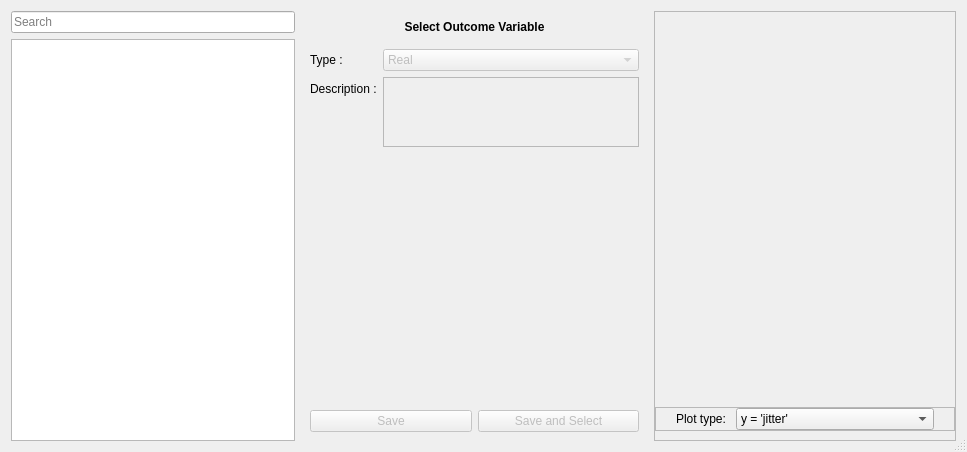
<?xml version="1.0" encoding="UTF-8"?>
<ui version="4.0">
 <class>SelectOutcomeMPDialog</class>
 <widget class="QDialog" name="SelectOutcomeMPDialog">
  <property name="windowModality">
   <enum>Qt::ApplicationModal</enum>
  </property>
  <property name="geometry">
   <rect>
    <x>0</x>
    <y>0</y>
    <width>967</width>
    <height>452</height>
   </rect>
  </property>
  <property name="windowTitle">
   <string>Select Outcome Variable</string>
  </property>
  <property name="locale">
   <locale language="English" country="UnitedStates"/>
  </property>
  <property name="sizeGripEnabled">
   <bool>true</bool>
  </property>
  <property name="modal">
   <bool>true</bool>
  </property>
  <layout class="QHBoxLayout" name="horizontalLayout">
   <item>
    <widget class="QFrame" name="frame_3">
     <property name="frameShape">
      <enum>QFrame::NoFrame</enum>
     </property>
     <property name="frameShadow">
      <enum>QFrame::Raised</enum>
     </property>
     <layout class="QVBoxLayout" name="verticalLayout_2">
      <property name="leftMargin">
       <number>0</number>
      </property>
      <property name="topMargin">
       <number>0</number>
      </property>
      <property name="rightMargin">
       <number>0</number>
      </property>
      <property name="bottomMargin">
       <number>0</number>
      </property>
      <item>
       <widget class="QLineEdit" name="search_box">
        <property name="placeholderText">
         <string>Search</string>
        </property>
       </widget>
      </item>
      <item>
       <widget class="QTableView" name="tableView">
        <property name="minimumSize">
         <size>
          <width>100</width>
          <height>0</height>
         </size>
        </property>
        <attribute name="horizontalHeaderStretchLastSection">
         <bool>true</bool>
        </attribute>
       </widget>
      </item>
     </layout>
    </widget>
   </item>
   <item>
    <widget class="QFrame" name="frame">
     <property name="minimumSize">
      <size>
       <width>340</width>
       <height>0</height>
      </size>
     </property>
     <property name="frameShape">
      <enum>QFrame::NoFrame</enum>
     </property>
     <property name="frameShadow">
      <enum>QFrame::Raised</enum>
     </property>
     <layout class="QVBoxLayout" name="verticalLayout" stretch="0,1,2,0">
      <property name="leftMargin">
       <number>0</number>
      </property>
      <property name="rightMargin">
       <number>0</number>
      </property>
      <property name="bottomMargin">
       <number>0</number>
      </property>
      <item>
       <widget class="QLabel" name="var_name">
        <property name="maximumSize">
         <size>
          <width>16777215</width>
          <height>23</height>
         </size>
        </property>
        <property name="font">
         <font>
          <weight>75</weight>
          <bold>true</bold>
         </font>
        </property>
        <property name="text">
         <string>Select Outcome Variable</string>
        </property>
        <property name="alignment">
         <set>Qt::AlignHCenter|Qt::AlignTop</set>
        </property>
       </widget>
      </item>
      <item>
       <widget class="QFrame" name="frame_2">
        <property name="frameShape">
         <enum>QFrame::NoFrame</enum>
        </property>
        <property name="frameShadow">
         <enum>QFrame::Raised</enum>
        </property>
        <layout class="QFormLayout" name="formLayout">
         <item row="0" column="0">
          <widget class="QLabel" name="label_2">
           <property name="text">
            <string>Type :</string>
           </property>
           <property name="buddy">
            <cstring>var_type_combo</cstring>
           </property>
          </widget>
         </item>
         <item row="0" column="1">
          <widget class="QComboBox" name="var_type_combo">
           <property name="enabled">
            <bool>false</bool>
           </property>
           <item>
            <property name="text">
             <string>Real</string>
            </property>
           </item>
           <item>
            <property name="text">
             <string>Nominal</string>
            </property>
           </item>
          </widget>
         </item>
         <item row="1" column="0">
          <widget class="QLabel" name="label">
           <property name="text">
            <string>Description :</string>
           </property>
           <property name="buddy">
            <cstring>var_description</cstring>
           </property>
          </widget>
         </item>
         <item row="1" column="1">
          <widget class="QPlainTextEdit" name="var_description">
           <property name="enabled">
            <bool>false</bool>
           </property>
           <property name="horizontalScrollBarPolicy">
            <enum>Qt::ScrollBarAlwaysOff</enum>
           </property>
          </widget>
         </item>
        </layout>
       </widget>
      </item>
      <item>
       <widget class="QFrame" name="details_frame">
        <property name="minimumSize">
         <size>
          <width>0</width>
          <height>125</height>
         </size>
        </property>
        <property name="frameShape">
         <enum>QFrame::NoFrame</enum>
        </property>
        <property name="frameShadow">
         <enum>QFrame::Raised</enum>
        </property>
        <widget class="QWidget" name="verticalLayoutWidget">
         <property name="geometry">
          <rect>
           <x>30</x>
           <y>40</y>
           <width>160</width>
           <height>80</height>
          </rect>
         </property>
         <layout class="QVBoxLayout" name="details_layout"/>
        </widget>
       </widget>
      </item>
      <item>
       <widget class="QFrame" name="frame_4">
        <property name="frameShape">
         <enum>QFrame::NoFrame</enum>
        </property>
        <property name="frameShadow">
         <enum>QFrame::Raised</enum>
        </property>
        <layout class="QHBoxLayout" name="horizontalLayout_2">
         <item>
          <widget class="QPushButton" name="save_button">
           <property name="enabled">
            <bool>false</bool>
           </property>
           <property name="text">
            <string>Save</string>
           </property>
          </widget>
         </item>
         <item>
          <widget class="QPushButton" name="select_button">
           <property name="enabled">
            <bool>false</bool>
           </property>
           <property name="text">
            <string>Save and Select</string>
           </property>
          </widget>
         </item>
        </layout>
       </widget>
      </item>
     </layout>
    </widget>
   </item>
   <item>
    <widget class="QFrame" name="frame_5">
     <property name="frameShape">
      <enum>QFrame::StyledPanel</enum>
     </property>
     <property name="frameShadow">
      <enum>QFrame::Raised</enum>
     </property>
     <layout class="QVBoxLayout" name="verticalLayout_3" stretch="1,0">
      <property name="leftMargin">
       <number>0</number>
      </property>
      <property name="topMargin">
       <number>0</number>
      </property>
      <property name="rightMargin">
       <number>0</number>
      </property>
      <item>
       <widget class="QFrame" name="plot_frame">
        <property name="minimumSize">
         <size>
          <width>300</width>
          <height>0</height>
         </size>
        </property>
        <property name="frameShape">
         <enum>QFrame::NoFrame</enum>
        </property>
        <property name="frameShadow">
         <enum>QFrame::Raised</enum>
        </property>
       </widget>
      </item>
      <item>
       <widget class="QFrame" name="frame_6">
        <property name="frameShape">
         <enum>QFrame::StyledPanel</enum>
        </property>
        <property name="frameShadow">
         <enum>QFrame::Raised</enum>
        </property>
        <layout class="QFormLayout" name="formLayout_2">
         <property name="leftMargin">
          <number>20</number>
         </property>
         <property name="topMargin">
          <number>0</number>
         </property>
         <property name="rightMargin">
          <number>20</number>
         </property>
         <property name="bottomMargin">
          <number>0</number>
         </property>
         <item row="0" column="0">
          <widget class="QLabel" name="label_3">
           <property name="text">
            <string>Plot type: </string>
           </property>
          </widget>
         </item>
         <item row="0" column="1">
          <widget class="QComboBox" name="plot_type">
           <property name="toolTip">
            <string>Add regressors and interactions  in order to get more plot types</string>
           </property>
           <item>
            <property name="text">
             <string>y = 'jitter'</string>
            </property>
           </item>
          </widget>
         </item>
        </layout>
       </widget>
      </item>
     </layout>
    </widget>
   </item>
  </layout>
 </widget>
 <resources/>
 <connections/>
</ui>
